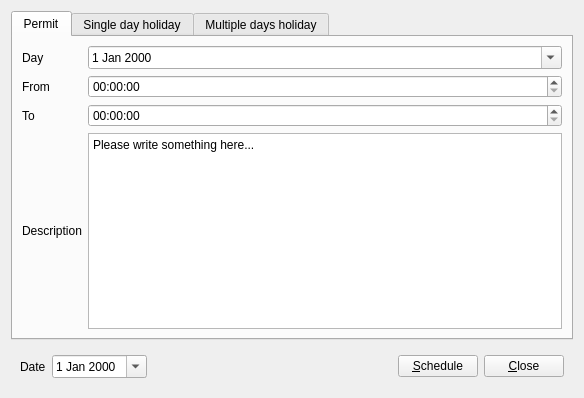
<?xml version="1.0" encoding="UTF-8"?>
<ui version="4.0">
 <class>Form</class>
 <widget class="QWidget" name="Form">
  <property name="geometry">
   <rect>
    <x>0</x>
    <y>0</y>
    <width>584</width>
    <height>398</height>
   </rect>
  </property>
  <property name="windowTitle">
   <string>Form</string>
  </property>
  <layout class="QVBoxLayout" name="verticalLayout">
   <item>
    <widget class="QTabWidget" name="tabWidget">
     <property name="currentIndex">
      <number>0</number>
     </property>
     <widget class="QWidget" name="tabPermit">
      <attribute name="title">
       <string>Permit</string>
      </attribute>
      <layout class="QGridLayout" name="gridLayout">
       <item row="0" column="1">
        <widget class="QDateEdit" name="dePDay">
         <property name="calendarPopup">
          <bool>true</bool>
         </property>
        </widget>
       </item>
       <item row="2" column="1">
        <widget class="QTimeEdit" name="tePEnding"/>
       </item>
       <item row="3" column="0">
        <widget class="QLabel" name="label_7">
         <property name="text">
          <string>Description</string>
         </property>
        </widget>
       </item>
       <item row="1" column="1">
        <widget class="QTimeEdit" name="tePBeginning"/>
       </item>
       <item row="1" column="0">
        <widget class="QLabel" name="label_2">
         <property name="text">
          <string>From</string>
         </property>
        </widget>
       </item>
       <item row="2" column="0">
        <widget class="QLabel" name="label_3">
         <property name="text">
          <string>To</string>
         </property>
        </widget>
       </item>
       <item row="3" column="1">
        <widget class="QPlainTextEdit" name="tePDescription">
         <property name="plainText">
          <string>Please write something here...</string>
         </property>
        </widget>
       </item>
       <item row="0" column="0">
        <widget class="QLabel" name="label">
         <property name="text">
          <string>Day</string>
         </property>
        </widget>
       </item>
      </layout>
     </widget>
     <widget class="QWidget" name="tab_jour">
      <attribute name="title">
       <string>Single day holiday</string>
      </attribute>
      <layout class="QGridLayout" name="gridLayout_2">
       <item row="0" column="1">
        <widget class="QDateEdit" name="deDDay">
         <property name="calendarPopup">
          <bool>true</bool>
         </property>
        </widget>
       </item>
       <item row="0" column="0">
        <widget class="QLabel" name="label_4">
         <property name="text">
          <string>Day</string>
         </property>
        </widget>
       </item>
       <item row="1" column="0">
        <widget class="QLabel" name="label_8">
         <property name="text">
          <string>Description</string>
         </property>
        </widget>
       </item>
       <item row="1" column="1">
        <widget class="QPlainTextEdit" name="teDDescription">
         <property name="plainText">
          <string>Please write something here...</string>
         </property>
        </widget>
       </item>
      </layout>
     </widget>
     <widget class="QWidget" name="tab_jours">
      <attribute name="title">
       <string>Multiple days holiday</string>
      </attribute>
      <layout class="QGridLayout" name="gridLayout_3">
       <item row="0" column="1">
        <widget class="QDateEdit" name="deMDBeginning">
         <property name="calendarPopup">
          <bool>true</bool>
         </property>
        </widget>
       </item>
       <item row="1" column="1">
        <widget class="QDateEdit" name="deMDEnding">
         <property name="calendarPopup">
          <bool>true</bool>
         </property>
        </widget>
       </item>
       <item row="0" column="0">
        <widget class="QLabel" name="label_5">
         <property name="text">
          <string>From</string>
         </property>
        </widget>
       </item>
       <item row="1" column="0">
        <widget class="QLabel" name="label_6">
         <property name="text">
          <string>To</string>
         </property>
        </widget>
       </item>
       <item row="2" column="0">
        <widget class="QLabel" name="label_9">
         <property name="text">
          <string>Description</string>
         </property>
        </widget>
       </item>
       <item row="2" column="1">
        <widget class="QPlainTextEdit" name="teMDDescription">
         <property name="plainText">
          <string>Please write something here...</string>
         </property>
        </widget>
       </item>
      </layout>
     </widget>
    </widget>
   </item>
   <item>
    <widget class="QWidget" name="widget" native="true">
     <layout class="QHBoxLayout" name="horizontalLayout">
      <item>
       <widget class="QLabel" name="label_10">
        <property name="text">
         <string>Date</string>
        </property>
       </widget>
      </item>
      <item>
       <widget class="QDateEdit" name="deDate">
        <property name="calendarPopup">
         <bool>true</bool>
        </property>
       </widget>
      </item>
      <item>
       <spacer name="horizontalSpacer">
        <property name="orientation">
         <enum>Qt::Horizontal</enum>
        </property>
        <property name="sizeHint" stdset="0">
         <size>
          <width>40</width>
          <height>20</height>
         </size>
        </property>
       </spacer>
      </item>
      <item>
       <widget class="QPushButton" name="pbSchedule">
        <property name="text">
         <string>&amp;Schedule</string>
        </property>
       </widget>
      </item>
      <item>
       <widget class="QPushButton" name="pbClose">
        <property name="text">
         <string>&amp;Close</string>
        </property>
       </widget>
      </item>
     </layout>
    </widget>
   </item>
  </layout>
 </widget>
 <tabstops>
  <tabstop>tabWidget</tabstop>
  <tabstop>dePDay</tabstop>
  <tabstop>tePBeginning</tabstop>
  <tabstop>tePEnding</tabstop>
  <tabstop>tePDescription</tabstop>
  <tabstop>deDDay</tabstop>
  <tabstop>teDDescription</tabstop>
  <tabstop>deMDBeginning</tabstop>
  <tabstop>deMDEnding</tabstop>
  <tabstop>teMDDescription</tabstop>
  <tabstop>deDate</tabstop>
  <tabstop>pbSchedule</tabstop>
  <tabstop>pbClose</tabstop>
 </tabstops>
 <resources/>
 <connections/>
</ui>
